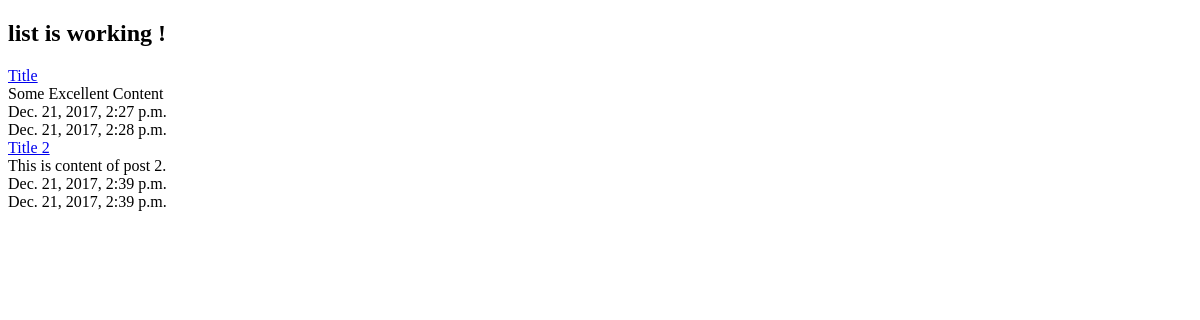
The app's page /posts/, older data.
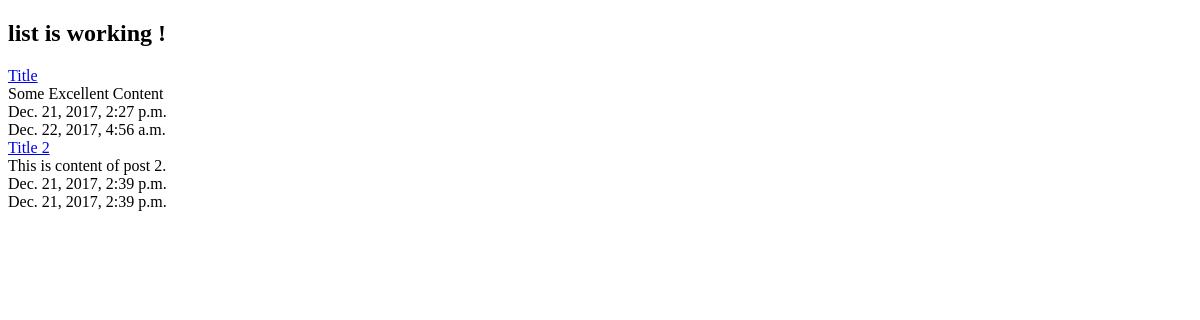
The same page, newer data.
### posts/models.py (models this page shows, shortened)
class Post(models.Model):
    title = models.CharField(max_length=120)
    content = models.TextField()
    timestamp = models.DateTimeField(auto_now=False, auto_now_add=True)
    updated = models.DateTimeField(auto_now=True, auto_now_add=False)
    def get_absolute_url(self):
        return reverse("posts:detail", kwargs = {"id" : self.id})

### posts/views.py (the view)
def post_list(request):
    queryset = Post.objects.all()
    context = {
        "title" : 'list',
        'object_list' : queryset
    }
    return render(request, "index.html", context)

### templates/index.html (shortened to what this page needs)
<!DOCTYPE html>
<html lang="en">
<head>
</head>
<body>
<h2> {{ title }} is working ! </h2>
{% for obj in object_list %}
<a href = '{{ obj.get_absolute_url }}'>{{ obj.title }}</a><br/>
{{ obj.content }}<br/>
{{ obj.timestamp }}<br/>
{{ obj.updated }}<br/>
{% endfor %}
</body>
</html>

Row changes from the older to the newer data that the page shows:
changed Post "Title": updated "Dec. 21, 2017, 2:28 p.m." → "Dec. 22, 2017, 4:56 a.m."
